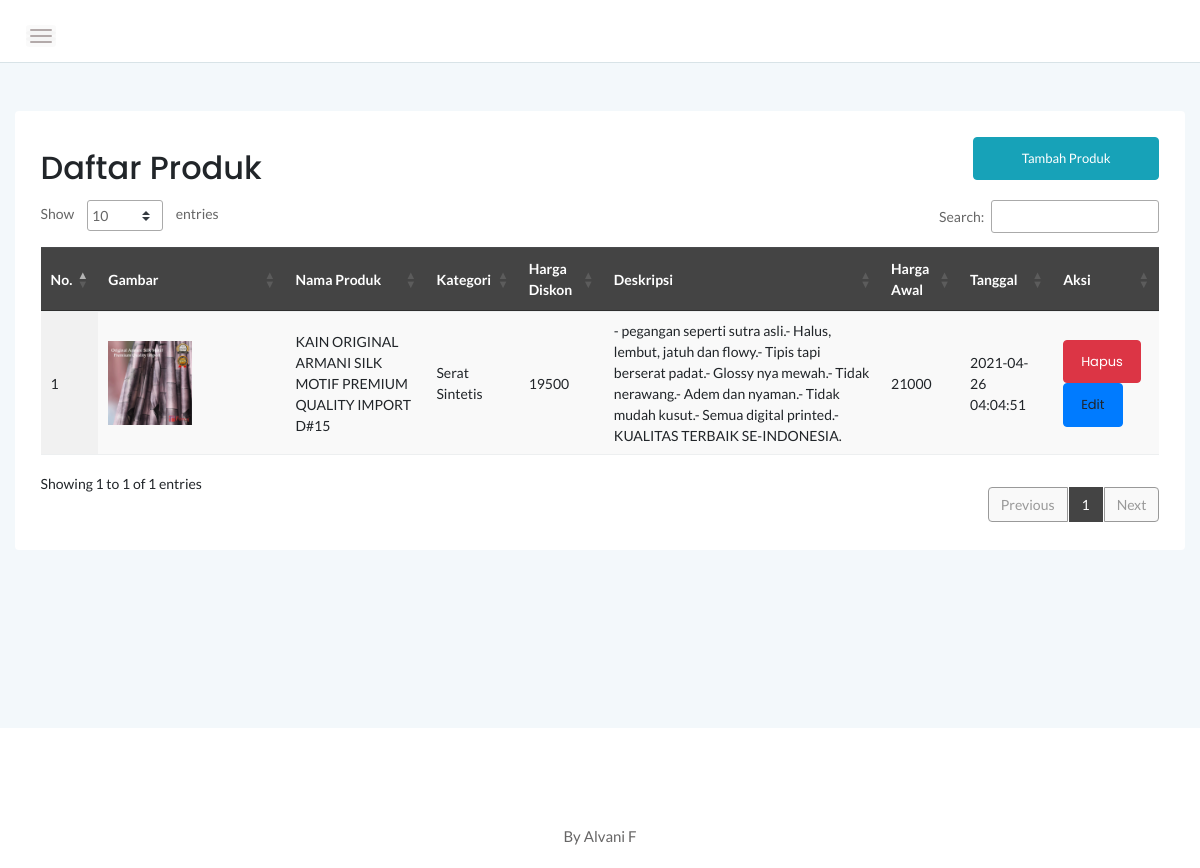
The page /admin/produk.php (signed in) on the database its author committed.
### tables this page shows
CREATE TABLE `produk` (
  `idproduk` int(11) NOT NULL,
  `idkategori` int(11) NOT NULL,
  `namaproduk` varchar(100) NOT NULL,
  `gambar` varchar(100) NOT NULL,
  `deskripsi` varchar(255) NOT NULL,
  `hargabefore` int(11) NOT NULL,
  `hargaafter` int(11) NOT NULL,
  `tgldibuat` timestamp NOT NULL DEFAULT current_timestamp()
);

CREATE TABLE `kategori` (
  `idkategori` int(11) NOT NULL,
  `namakategori` varchar(20) NOT NULL,
  `tgldibuat` timestamp NOT NULL DEFAULT current_timestamp()
);

### admin/produk.php (the view, shortened to what this page needs)
<?php
include '../dbconnect.php';
?>
<!doctype html>
<html class="no-js" lang="en">
<head>
	<link rel="stylesheet" href="assets/css/bootstrap.min.css">
	<link rel="stylesheet" href="assets/css/font-awesome.min.css">
	<link rel="stylesheet" href="assets/css/themify-icons.css">
	<link rel="stylesheet" href="assets/css/metisMenu.css">
	<link rel="stylesheet" href="assets/css/owl.carousel.min.css">
	<link rel="stylesheet" href="assets/css/slicknav.min.css">
	<link rel="stylesheet" href="https://www.amcharts.com/lib/3/plugins/export/export.css" type="text/css" media="all" />
	<link rel="stylesheet" type="text/css" href="https://cdn.datatables.net/1.10.20/css/jquery.dataTables.min.css">
	<link rel="stylesheet" type="text/css" href="https://cdn.datatables.net/1.10.20/css/jquery.dataTables.css">
	<link rel="stylesheet" type="text/css" href="https://cdn.datatables.net/1.10.20/css/dataTables.bootstrap4.min.css">
	<link rel="stylesheet" type="text/css" href="https://cdn.datatables.net/responsive/2.2.3/css/responsive.bootstrap.min.css">
	<link rel="stylesheet" type="text/css" href="https://cdn.datatables.net/responsive/2.2.3/css/responsive.jqueryui.min.css">
	<link rel="stylesheet" type="text/css" href="https://cdn.datatables.net/buttons/1.5.2/css/buttons.dataTables.min.css">
	<link rel="stylesheet" href="assets/css/typography.css">
	<link rel="stylesheet" href="assets/css/default-css.css">
	<link rel="stylesheet" href="assets/css/styles.css">
	<link rel="stylesheet" href="assets/css/responsive.css">
</head>
<body>
         <div class="page-container">
        <div class="main-content">
          <div class="header-area">
           <div class="row align-items-center">
            <div class="col-md-6 col-sm-8 clearfix">
             <div class="nav-btn pull-left">
              <span></span>
              <span></span>
              <span></span>
            </div>
          </div>
          <div class="col-md-6 col-sm-4 clearfix">
         </div>
       </div>
     </div>
     <div class="main-content-inner">
       <div class="row mt-5 mb-5">
        <div class="col-12">
         <div class="card">
          <div class="card-body">
           <div class="d-sm-flex justify-content-between align-items-center">
            <h2>Daftar Produk</h2>
            <button style="margin-bottom:20px" data-toggle="modal" data-target="#myModal" class="btn btn-info col-md-2">Tambah Produk</button>
          </div>
          <div class="data-tables datatable-dark">
            <table id="dataTable3" class="display" style="width:100%"><thead class="thead-dark">
             <tr>
              <th>No.</th>
              <th>Gambar</th>
              <th>Nama Produk</th>
              <th>Kategori</th>
              <th>Harga Diskon</th>
              <th>Deskripsi</th>
              <th>Harga Awal</th>
              <th>Tanggal</th>
              <th>Aksi</th>
            </tr></thead><tbody>
              <?php
              $brgs=mysqli_query($conn,"SELECT * from kategori k, produk p where k.idkategori=p.idkategori order by idproduk ASC");
              $no=1;
              while($p=mysqli_fetch_array($brgs)){
               ?>
               <tr>
                <td><?php echo $no++ ?></td>
                <td><img src="../<?php echo $p['gambar'] ?>" width="50%"\></td>
                <td><?php echo $p['namaproduk'] ?></td>
                <td><?php echo $p['namakategori'] ?></td>
                <td><?php echo $p['hargaafter'] ?></td>
                <td><?php echo $p['deskripsi'] ?></td>
                <td><?php echo $p['hargabefore'] ?></td>
                <td><?php echo $p['tgldibuat'] ?></td>
                <td>
                 <a href="produk.php?hal=hapus&id=<?php echo $p['idproduk'] ?>" class="btn-danger btn">Hapus</a>
                 <a  data-toggle="modal" data-target="#editmodal<?php echo $p['idproduk']?>"  class="btn btn-primary btn-edit">Edit</a>
               </td>
             </tr>
             <?php
           }
           ?>
         </tbody>
       </table>
     </div>
   </div>
 </div>
</div>
</div>
</div>
</div>
</div>
<footer>
 <div class="footer-area">
  <p>By Alvani F</p>
</div>
</footer>
</body>
</html>

### admin/assets/css/typography.css (style rules this page uses)
body { font-size: 14px; font-family: 'Lato', sans-serif; }
h1, h2, h3, h4, h5, h6 { margin: 0; font-family: 'Poppins', sans-serif; }
p { font-family: 'Lato', sans-serif; font-size: 15px; line-height: 26px; color: #444; margin-bottom: 0; }
a, a:visited { text-decoration: none; transition: all 0.3s ease-in-out; -webkit-transition: all 0.3s ease-in-out; -moz-transition: all 0.3s ease-in-out; -o-transition: all 0.3s ease-in-out; outline: 0; font-family: 'Poppins', sans-serif; }
button { cursor: pointer; outline: none!important; letter-spacing: 0; }

### admin/assets/css/default-css.css (style rules this page uses)
* { margin: 0; padding: 0; box-sizing: border-box; }
*, *:before, *:after { -moz-box-sizing: border-box; -webkit-box-sizing: border-box; box-sizing: border-box; }
html { -webkit-font-smoothing: antialiased; }
body { background: #fff; font-weight: normal; -webkit-font-smoothing: antialiased; -webkit-text-size-adjust: 100%; }
img { max-width: 100%; height: auto; }
:root { --primary-color: #4336FB; }

### admin/assets/css/styles.css (style rules this page uses)
.page-container { width: 100%; height: 100%; min-height: 100vh; padding-left: 280px; -webkit-transition: padding-left 0.3s ease 0s; transition: padding-left 0.3s ease 0s; }
.card { border: none; border-radius: 4px; background-color: #fff; -webkit-transition: all 0.3s ease 0s; transition: all 0.3s ease 0s; }
.card-body { padding: 25.6px; padding: 1.6rem; }
.main-content { width: 100%; background: #F3F8FB; }
.main-content-inner { padding: 0 30px 50px; }
.header-area { padding: 15px 30px; background: #fff; border-bottom: 1px solid #d8e3e7; }
.nav-btn { margin-right: 30px; margin-top: 10px; cursor: pointer; }
.nav-btn span { display: block; width: 22px; height: 2px; background: #b3aaaa; margin: 4px 0; border-radius: 15px; -webkit-transition: all 0.3s ease 0s; transition: all 0.3s ease 0s; box-shadow: 0 0 0 4px rgba(99, 96, 96, 0.03); }
.footer-area { text-align: center; padding: 23px 0 19px; background: #fff; }
.footer-area p { color: #676666; margin-bottom: 0; }
.btn { padding: 11px 17px; font-size: 13px; letter-spacing: 0; }
table tr th { border-bottom: none; }
table tr th, table tr td { border-top: 1px solid rgba(120, 130, 140, 0.13) !important; }
table.dataTable.no-footer { border-bottom: 1px solid rgba(120, 130, 140, 0.13) !important; }
table.dataTable thead th, table.dataTable thead td { border-bottom-color: transparent; }
.datatable-dark thead { background: #444; color: #fff; }

### admin/assets/css/responsive.css (style rules this page uses)
@media (min-width: 1200px) and (max-width: 1364px) { .main-content-inner { padding: 0 15px 50px; } }
@media (min-width: 1200px) and (max-width: 1364px) { .page-container, .sbar_collapsed.page-container { padding-left: 0; } }

### rows shown on the page
produk: gambar (picture), namaproduk "KAIN ORIGINAL ARMANI SILK MOTIF PREMIUM QUALITY IMPORT D#15", idkategori.namakategori "Serat Sintetis", hargaafter "19500", deskripsi "- pegangan seperti sutra asli.- Halus, lembut, jatuh dan flowy.- Tipis tapi berserat padat.- Glossy nya mewah.- Tidak nerawang.- Adem dan nyaman.- Tidak mudah kusut.- Semua digital printed.- KUALITAS TERBAIK SE-INDONESIA.", hargabefore "21000", tgldibuat "2021-04-26 04:04:51"
